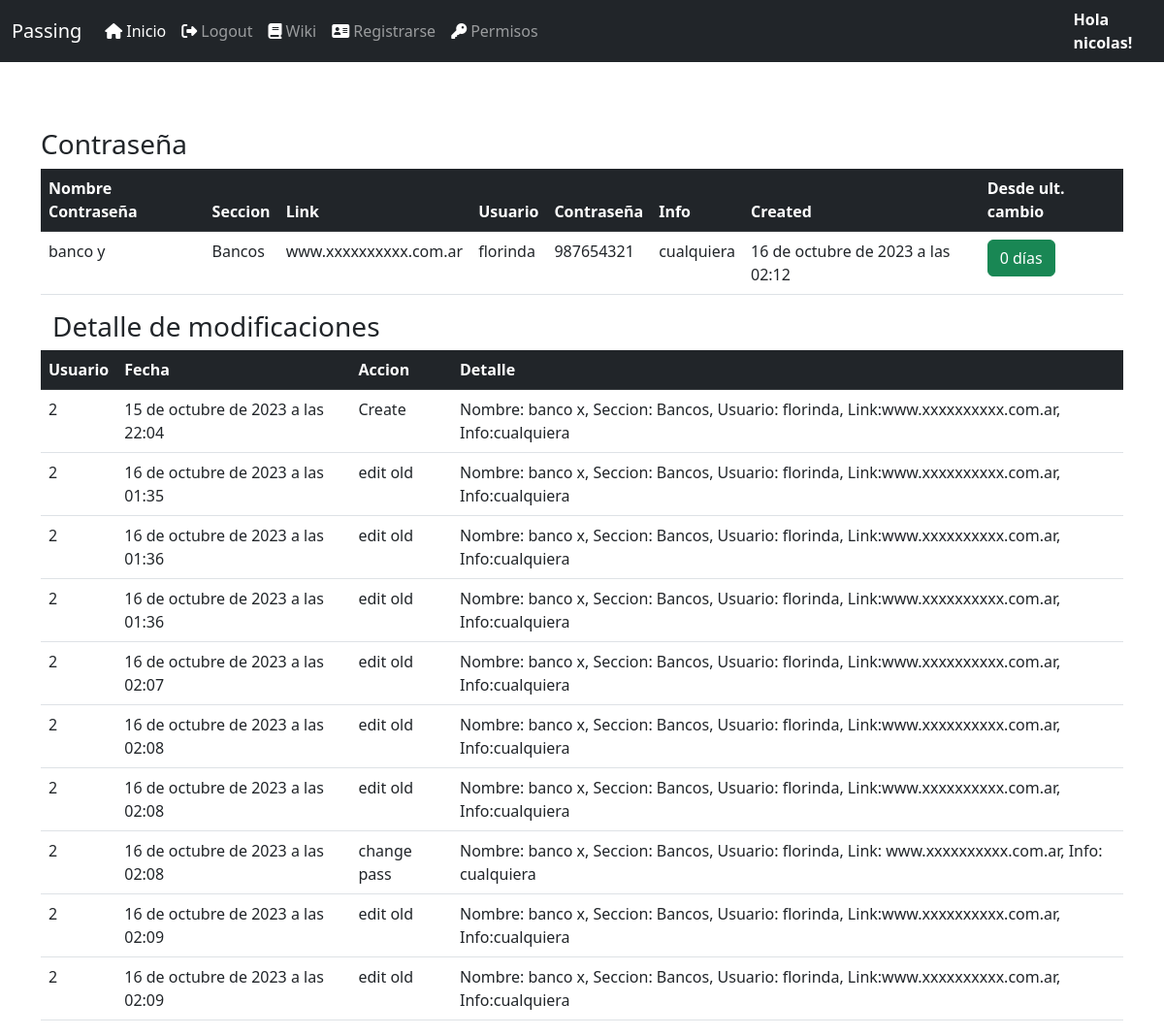
Before: /pass/detailpass/8 (signed in) with the older database file.
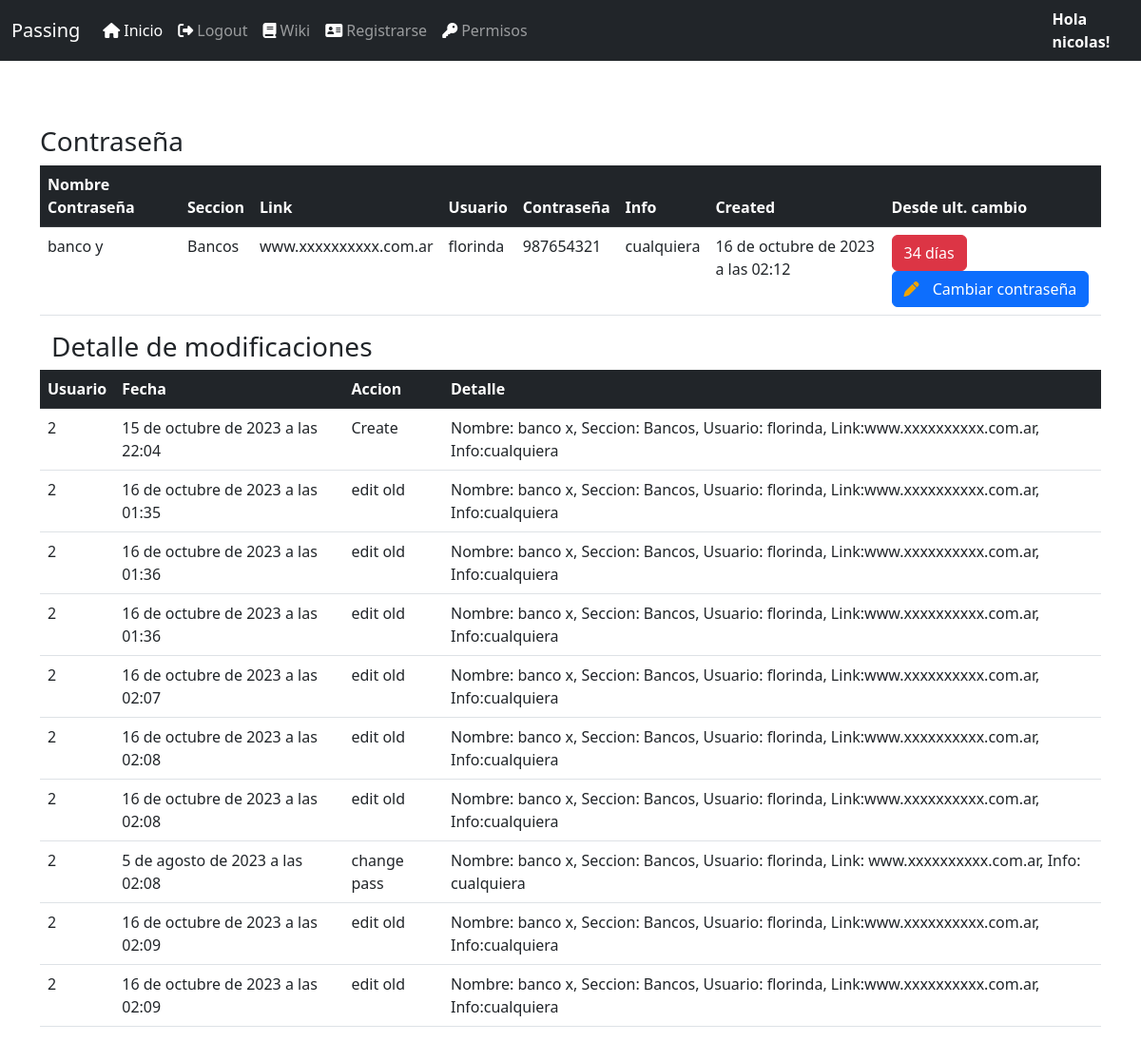
After: the same page with the newer database file.
### passbase/models.py (models this page shows, shortened)
class LogData(models.Model):
    entidad = models.CharField(max_length=50)
    contraseña = models.IntegerField()
    usuario = models.ForeignKey(CustomUser, on_delete=models.CASCADE, default='')
    action = models.CharField(max_length=80, null = True)
    detail = models.CharField(max_length=255)
    created = models.DateTimeField(auto_now=True)

### passbase/views.py (the view)
# urls.py: path('detailpass/<int:pk>',ContrasDetailView.as_view(), name='detailpass'),
class ContrasDetailView(DetailView):
    model=Contrasena
    template_name = 'detail-cont.html'
    def get_context_data(self, **kwargs):
        context = super().get_context_data(**kwargs)
        log_data =  LogData.objects.filter(contraseña=self.kwargs['pk'])[:10]
        fecha_ult_up_pass= LogData.objects.filter(contraseña=self.kwargs['pk'], action = 'change pass').order_by('-created').first().created
        fecha_hoy = timezone.now()
        diferencia = fecha_hoy - fecha_ult_up_pass
        cant_dias = diferencia.days
        print(f'cantidad de dias: {cant_dias}')
        if log_data.exists():
            context['log_data'] = log_data
            context['last_update'] = cant_dias
        else:
            context['log_data'] = None
        return context

### passbase/models.py (called while the page is built)
    def __str__(self):
        return self.nombre_seccion

### templates/detail-cont.html (shortened to what this page needs)
<!DOCTYPE html>
{% extends 'base.html'%}
{% load static %}
{% block head %}
<link rel="stylesheet" href="{% static 'lib/DataTables-1.13.1/css/dataTables.bootstrap5.min.css' %}"/>
<link rel="stylesheet" href="{% static 'lib/DataTables-1.13.1/plugins/responsive-2.4.0/css/responsive.bootstrap5.min.css' %}"/>
{% endblock %}
{% block content %}
<div class="container" style="height: 60px;">
</div>
{% if request.user.is_authenticated %}
<div class="container">
    <h3>Contraseña</h3>
</div>
<div>
<div class="container">
<table class="table" id="data">
    <thead class="table-dark">
            <tr >
                <th scope="col">Nombre Contraseña</th>
                <th scope="col">Seccion</th>
                <th scope="col">Link</th>
                <th scope="col">Usuario</th>
                <th scope="col">Contraseña</th>
                <th scope="col">Info</th>
                <th scope="col">Created</th>
                <th scope="col">Desde ult. cambio</th>
            </tr>
        </thead>
        <tbody>
            <tr>
                <td>{{object.nombre_contra}}</td>
                <td>{{object.seccion}}</td>
                <td>{{object.link}}</td>
                <td>{{object.usuario}}</td>
                <td>{{object.contraseña}}</td>
                <td>{{object.info}}</td>
                <td>{{object.created}}</td>
                {% if last_update < 30 %}
                <td> <button type="button" class="btn btn-success">{{last_update}} días</button> </td>
                {% else %}
                <td>
                    <button type="button" class="btn btn-danger">{{last_update}} días</button>
                        <a href="{% url 'updatepass' object.id %}">
                            <button type="button" class="btn btn-primary">
                            <i class="fas fa-pen" style="margin-right:10px; text-decoration-line: none; color: #EFA400;"></i>
                            Cambiar contraseña
                            </button>
                        </a>
                </td>
                {% endif%}
            </tr>
        </tbody>
</div>
</div>
    <div class="container">
        <table class="table" id="detail">
            <div class="container">
                <h3>Detalle de modificaciones</h3>
            </div>
            <thead class="table-dark">
                    <tr >
                        <th scope="col">Usuario</th>
                        <th scope="col">Fecha</th>
                        <th scope="col">Accion</th>
                        <th scope="col">Detalle</th>
                    </tr>
                </thead>
                <tbody>
                    {%for detail in log_data%}
                    <tr>
                        <td>{{detail.usuario_id}}</td>
                        <td>{{detail.created}}</td>
                        <td>{{detail.action}}</td>
                        <td>{{detail.detail}}</td>
                    </tr>
                    {%endfor%}
                </tbody>
            </div>
{% endif %}
{% endblock %}

Changed rows visible on the page:
changed LogData "change pass": created "16 de octubre de 2023 a las 02:08" → "5 de agosto de 2023 a las 02:08"
Other visible differences:
{{ last_update }}: (not shown) → "34"
{{ last_update }}: "0" → (not shown)
text now shown: "Cambiar contraseña"
